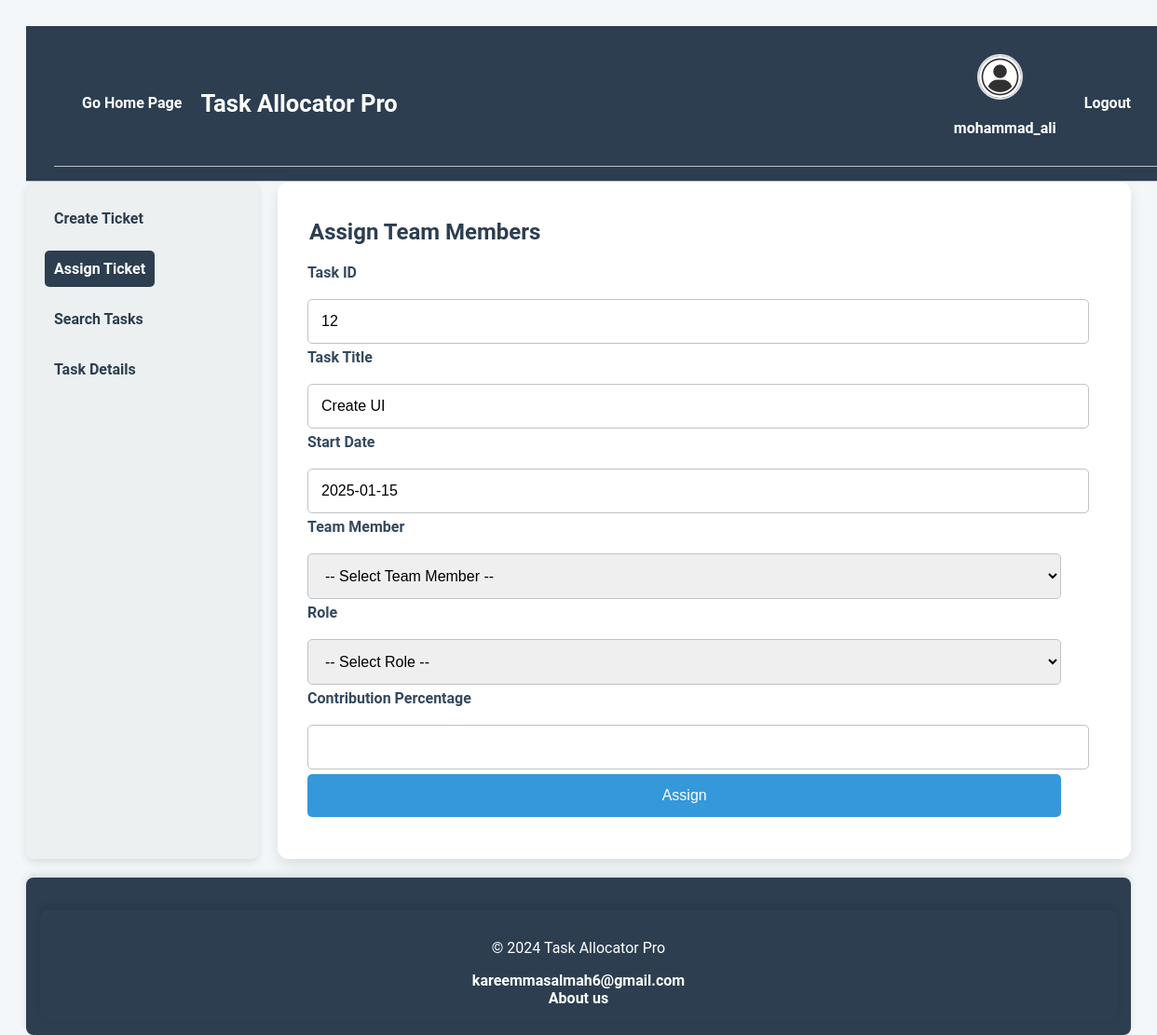
The page /assignTicket2.php?task_id=12 (signed in) on the database its author committed.
### tables this page shows
CREATE TABLE `tasks` (
  `id` int NOT NULL,
  `task_id` varchar(20) NOT NULL,
  `task_name` varchar(255) NOT NULL,
  `description` text NOT NULL,
  `project_id` varchar(20) NOT NULL,
  `start_date` date NOT NULL,
  `end_date` date NOT NULL,
  `effort` decimal(5,2) NOT NULL,
  `status` enum('Pending','In Progress','Completed') DEFAULT 'Pending',
  `priority` enum('Low','Medium','High') NOT NULL,
  `created_at` timestamp NULL DEFAULT CURRENT_TIMESTAMP,
  `updated_at` timestamp NULL DEFAULT CURRENT_TIMESTAMP ON UPDATE CURRENT_TIMESTAMP,
  `number_of_members` int DEFAULT '0',
  `contribution` int DEFAULT '0',
  `progress` int DEFAULT '0'
);

### assignTicket2.php (the view, shortened to what this page needs)
<?php
require 'db.inc.php';
try {
    $task_id = $_GET['task_id'];
    $stmt = $pdo->prepare("SELECT * FROM tasks WHERE task_id = :task_id");
    $stmt->execute(['task_id' => $task_id]);
    $task = $stmt->fetch();
} catch (PDOException $e) {
    $error = "An error occurred while processing your request.";
}
?>
<!DOCTYPE html>
<html lang="en">
<head>
    <link rel="stylesheet" href="./taskCreation.css">
</head>
<body>
    <header class="header">
        <?php include './header.php'; ?>
    </header>
    <nav class="nav">
        <a href="./createTicket.php">Create Ticket</a>
        <a href="./assignTicket.php" id="selected">Assign Ticket</a>
        <a href="./search.php">Search Tasks</a>
        <a href="./taskDetails.php">Task Details</a>
    </nav>
    <main class="main">
        <form action="" class="form" method="POST">
            <fieldset>
                <legend>Assign Team Members</legend>
                <label for="task-id" class="form-group">Task ID</label>
                <br>
                <input type="text" id="task-id" class="form-group" name="task-id" readonly value="<?php echo $task['task_id']; ?>">
                <br>
                <label for="task-title" class="form-group">Task Title</label>
                <br>
                <input type="text" id="task-title" class="form-group" name="task-title" readonly value="<?php echo $task['task_name']; ?>">
                <br>
                <label for="start-data" class="form-group">Start Date</label>
                <br>
                <input type="text" id="start-date" class="form-group" name="start-date" readonly value="<?php echo $task['start_date']; ?>">
                <br>
                <label for="team-member" class="form-group">Team Member</label>
                <br>
                <select name="team-member" id="team-member" class="form-group" required>
                    <option value="">-- Select Team Member --</option>
                </select>
                <br>
                <label for="role" class="form-group">Role</label>
                <br>
                <select name="role" id="role" class="form-group" required>
                    <option value="">-- Select Role --</option>
                </select>
                <br>
                <label for="contribution-percentage" class="form-group">Contribution Percentage</label>
                <br>
                <input type="number" id="contribution-percentage" class="form-group" name="contribution-percentage" min="0" max="100" required>
                <br>
                <button type="submit" class="form-group" name="assign">Assign</button>
            </fieldset>
        </form>
    </main>
    <footer class="footer">
    </footer>
</body>
</html>

### taskCreation.css (style rules this page uses)
body { font-family: "Roboto", sans-serif; background-color: #f4f7fa; color: #333; display: grid; grid-template-areas: "header header" "nav main" "footer footer"; grid-template-rows: auto 1fr auto; grid-template-columns: 250px 1fr; height: 100vh; padding: 20px; }
header { grid-area: header; background-color: #333; color: #fff; padding: 10px 20px; text-align: center; }
label { font-weight: bold; font-size: 1em; font-weight: 600; color: #34495e; display: block; }
input, textarea, select, button { width: 95%; padding: 14px; font-size: 16px; border: 1px solid #bdc3c7; border-radius: 5px; transition: border-color 0.3s ease; margin-bottom: 5px; }
button { width: 95%; padding: 14px; font-size: 16px; background-color: #3498db; color: white; border: none; border-radius: 5px; cursor: pointer; transition: background-color 0.3s ease; }
footer { grid-area: footer; background-color: #2c3e50; color: white; text-align: center; padding: 15px; margin-top: 20px; border-radius: 8px; box-shadow: 0px -4px 8px rgba(0, 0, 0, 0.1); }
footer a { color: white; text-decoration: none; font-weight: bold; padding: 5px 10px; }
nav { grid-area: nav; background-color: #ecf0f1; padding: 20px; display: flex; flex-direction: column; align-items: flex-start; border-radius: 8px; box-shadow: 0px 4px 8px rgba(0, 0, 0, 0.1); }
nav a { display: block; color: #2c3e50; text-decoration: none; font-weight: 600; margin-bottom: 15px; padding: 10px; border-radius: 5px; transition: background-color 0.3s ease; }
nav a#selected { background-color: #2c3e50; color: white; }
main { grid-area: main; background-color: #fff; padding: 40px 30px; box-shadow: 0px 6px 15px rgba(0, 0, 0, 0.1); border-radius: 12px; margin-left: 20px; }
fieldset { border: none; padding: 0; }
legend { font-size: 1.5em; font-weight: bold; margin-bottom: 20px; color: #2c3e50; }

### header.css (style rules this page uses)
header { display: flex; justify-content: center; align-items: center; padding: 15px 30px; background-color: #2c3e50; color: white; font-size: 1.2rem; border-bottom: 1px solid #bdc3c7; width: 100%; }

### footer.css (style rules this page uses)
footer a { color: white; text-decoration: none; }

### header.php (style rules this page uses)
header { display: flex; justify-content: center; align-items: center; padding: 15px 30px; background-color: #2C3E50; color: white; font-size: 1.2rem; border-bottom: 1px solid #BDC3C7; width: 100%; }

### rows shown on the page
tasks: task-id "12", task-title "Create UI", start-date "2025-01-15"

### other values the page prints
$user['username'] "mohammad_ali"
